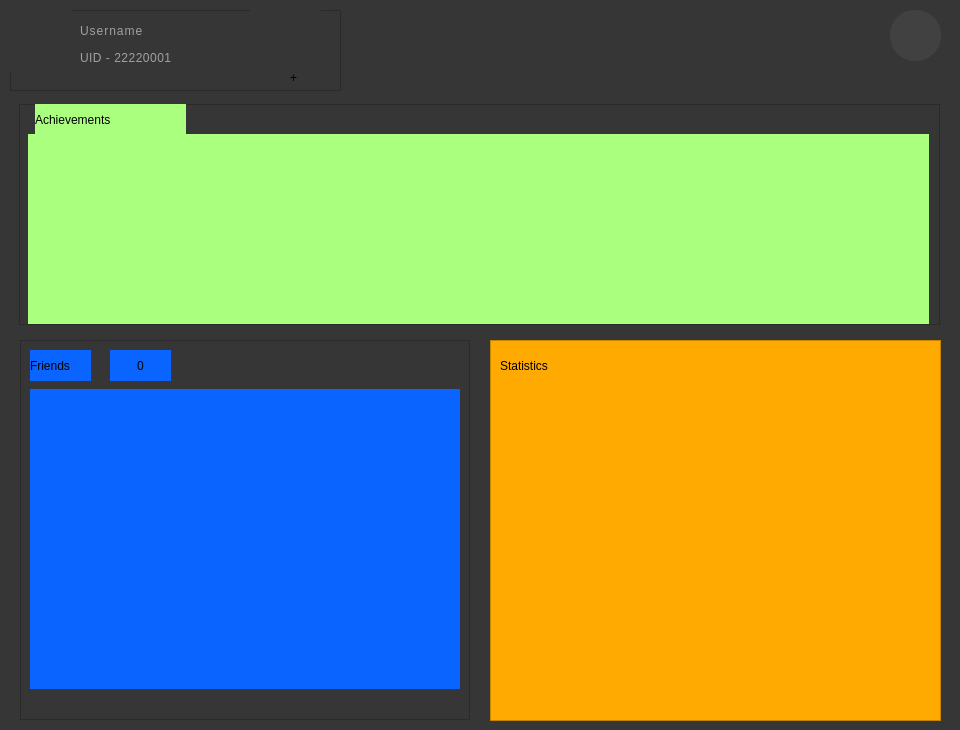
<?xml version="1.0" encoding="UTF-8"?>
<ui version="4.0">
 <class>Form</class>
 <widget class="QWidget" name="Form">
  <property name="geometry">
   <rect>
    <x>0</x>
    <y>0</y>
    <width>960</width>
    <height>730</height>
   </rect>
  </property>
  <property name="sizePolicy">
   <sizepolicy hsizetype="Fixed" vsizetype="Fixed">
    <horstretch>0</horstretch>
    <verstretch>0</verstretch>
   </sizepolicy>
  </property>
  <property name="windowTitle">
   <string>Form</string>
  </property>
  <property name="styleSheet">
   <string notr="true">background-color: rgb(54, 54, 54);
outline:none;
</string>
  </property>
  <widget class="QFrame" name="user_info_frame_container">
   <property name="geometry">
    <rect>
     <x>10</x>
     <y>10</y>
     <width>331</width>
     <height>81</height>
    </rect>
   </property>
   <property name="frameShape">
    <enum>QFrame::StyledPanel</enum>
   </property>
   <property name="frameShadow">
    <enum>QFrame::Raised</enum>
   </property>
   <widget class="QLabel" name="username_label">
    <property name="geometry">
     <rect>
      <x>70</x>
      <y>10</y>
      <width>151</width>
      <height>21</height>
     </rect>
    </property>
    <property name="styleSheet">
     <string notr="true">font: 16pt &quot;Calibri&quot;;
color: rgb(161, 161, 161);
 letter-spacing: 1px;
</string>
    </property>
    <property name="text">
     <string>Username</string>
    </property>
   </widget>
   <widget class="QLabel" name="profile_logo">
    <property name="geometry">
     <rect>
      <x>0</x>
      <y>0</y>
      <width>61</width>
      <height>61</height>
     </rect>
    </property>
    <property name="styleSheet">
     <string notr="true"/>
    </property>
    <property name="text">
     <string/>
    </property>
    <property name="pixmap">
     <pixmap>icons/user-icon.png</pixmap>
    </property>
   </widget>
   <widget class="QLabel" name="uid_label">
    <property name="geometry">
     <rect>
      <x>70</x>
      <y>40</y>
      <width>91</width>
      <height>16</height>
     </rect>
    </property>
    <property name="styleSheet">
     <string notr="true">font: 9pt &quot;Calibri&quot;;
color: rgb(161, 161, 161);
 letter-spacing: 0.5px;
</string>
    </property>
    <property name="text">
     <string>UID - 22220001</string>
    </property>
   </widget>
   <widget class="QLabel" name="coin_icon">
    <property name="geometry">
     <rect>
      <x>240</x>
      <y>0</y>
      <width>71</width>
      <height>71</height>
     </rect>
    </property>
    <property name="styleSheet">
     <string notr="true">border:10px;
</string>
    </property>
    <property name="text">
     <string/>
    </property>
    <property name="pixmap">
     <pixmap>icons/coin.png</pixmap>
    </property>
   </widget>
   <widget class="QLabel" name="plus_icon">
    <property name="geometry">
     <rect>
      <x>280</x>
      <y>60</y>
      <width>16</width>
      <height>16</height>
     </rect>
    </property>
    <property name="styleSheet">
     <string notr="true">font: 20pt &quot;Calibri&quot;;
border-radius:5px;</string>
    </property>
    <property name="text">
     <string>+</string>
    </property>
   </widget>
   <widget class="QPushButton" name="add_coins_button">
    <property name="geometry">
     <rect>
      <x>230</x>
      <y>0</y>
      <width>101</width>
      <height>81</height>
     </rect>
    </property>
    <property name="styleSheet">
     <string notr="true">border:none;
background:none;</string>
    </property>
    <property name="text">
     <string/>
    </property>
   </widget>
   <zorder>coin_icon</zorder>
   <zorder>username_label</zorder>
   <zorder>profile_logo</zorder>
   <zorder>uid_label</zorder>
   <zorder>plus_icon</zorder>
   <zorder>add_coins_button</zorder>
  </widget>
  <widget class="QFrame" name="achievements_frame_container">
   <property name="geometry">
    <rect>
     <x>19</x>
     <y>104</y>
     <width>921</width>
     <height>221</height>
    </rect>
   </property>
   <property name="minimumSize">
    <size>
     <width>810</width>
     <height>160</height>
    </size>
   </property>
   <property name="maximumSize">
    <size>
     <width>930</width>
     <height>300</height>
    </size>
   </property>
   <property name="styleSheet">
    <string notr="true">QFrame *{
	background-color: rgb(170, 255, 127);
}
QScrollArea{
border:none;
}


QScrollBar:horizontal{
	border:none;
	background:rgb(149, 221, 110);
	height:14px;
	margin:0 15px 0 15px  ;	
	border-radius:0px;
}

QScrollBar::handle:horizontal{
border:none;
height:5px;
border-radius:5px;
	background-color: rgb(136, 190, 95);
outline:none;
}

QScrollBar::handle:horizontal:hover{
	background-color:rgb(102, 143, 71);
outline:none;
}

QScrollBar::sub-line:horizontal{
	background-color: rgb(170, 255, 127);
}
QScrollBar::add-line:horizontal{
	background-color:  rgb(170, 255, 127);
}</string>
   </property>
   <property name="frameShape">
    <enum>QFrame::StyledPanel</enum>
   </property>
   <property name="frameShadow">
    <enum>QFrame::Raised</enum>
   </property>
   <widget class="QScrollArea" name="achievement_scrollArea">
    <property name="geometry">
     <rect>
      <x>9</x>
      <y>30</y>
      <width>901</width>
      <height>190</height>
     </rect>
    </property>
    <property name="minimumSize">
     <size>
      <width>790</width>
      <height>140</height>
     </size>
    </property>
    <property name="maximumSize">
     <size>
      <width>905</width>
      <height>200</height>
     </size>
    </property>
    <property name="styleSheet">
     <string notr="true">QScrollBar:horizontal{
	border:none;
	background:rgb(0, 200, 50);
}</string>
    </property>
    <property name="verticalScrollBarPolicy">
     <enum>Qt::ScrollBarAsNeeded</enum>
    </property>
    <property name="sizeAdjustPolicy">
     <enum>QAbstractScrollArea::AdjustToContents</enum>
    </property>
    <property name="widgetResizable">
     <bool>true</bool>
    </property>
    <property name="alignment">
     <set>Qt::AlignJustify|Qt::AlignTop</set>
    </property>
    <widget class="QWidget" name="scrollAreaWidgetContents_achievements">
     <property name="geometry">
      <rect>
       <x>0</x>
       <y>0</y>
       <width>20</width>
       <height>20</height>
      </rect>
     </property>
     <property name="sizePolicy">
      <sizepolicy hsizetype="Fixed" vsizetype="Fixed">
       <horstretch>0</horstretch>
       <verstretch>0</verstretch>
      </sizepolicy>
     </property>
     <property name="minimumSize">
      <size>
       <width>0</width>
       <height>0</height>
      </size>
     </property>
     <property name="maximumSize">
      <size>
       <width>16777215</width>
       <height>16777215</height>
      </size>
     </property>
     <layout class="QVBoxLayout" name="verticalLayout">
      <property name="spacing">
       <number>6</number>
      </property>
      <property name="sizeConstraint">
       <enum>QLayout::SetFixedSize</enum>
      </property>
      <item>
       <layout class="QHBoxLayout" name="achievement_frame">
        <property name="sizeConstraint">
         <enum>QLayout::SetFixedSize</enum>
        </property>
       </layout>
      </item>
     </layout>
    </widget>
   </widget>
   <widget class="QLabel" name="label">
    <property name="geometry">
     <rect>
      <x>16</x>
      <y>0</y>
      <width>151</width>
      <height>31</height>
     </rect>
    </property>
    <property name="styleSheet">
     <string notr="true">color: rgb(0, 0, 0);
font: 14pt &quot;Calibri&quot;;</string>
    </property>
    <property name="text">
     <string>Achievements</string>
    </property>
   </widget>
  </widget>
  <widget class="QFrame" name="friends_frame_container">
   <property name="geometry">
    <rect>
     <x>20</x>
     <y>340</y>
     <width>450</width>
     <height>380</height>
    </rect>
   </property>
   <property name="styleSheet">
    <string notr="true">
QFrame *{
	background-color: rgb(10, 100, 255);
}
QScrollArea{
border:none;
}


QScrollBar:vertical{
	border:none;
	background:rgb(149, 221, 110);
	width:14px;
	margin 15px 0 15px 0 ;	
	border-radius:0px;
}

QScrollBar::handle:vertical{
border:none;
width:5px;
border-radius:5px;
	background-color: rgb(136, 190, 95);
outline:none;
}

QScrollBar::handle:vertical:hover{
	background-color:rgb(102, 143, 71);
outline:none;
}

QScrollBar::sub-line:vertical{
	background-color: rgb(170, 255, 127);
}
QScrollBar::add-line:vertical{
	background-color:  rgb(170, 255, 127);
}</string>
   </property>
   <property name="frameShape">
    <enum>QFrame::StyledPanel</enum>
   </property>
   <property name="frameShadow">
    <enum>QFrame::Raised</enum>
   </property>
   <widget class="QLabel" name="label_2">
    <property name="geometry">
     <rect>
      <x>10</x>
      <y>10</y>
      <width>61</width>
      <height>31</height>
     </rect>
    </property>
    <property name="styleSheet">
     <string notr="true">color: rgb(0, 0, 0);
font: 14pt &quot;Calibri&quot;;</string>
    </property>
    <property name="text">
     <string>Friends</string>
    </property>
   </widget>
   <widget class="QLabel" name="Friends_count">
    <property name="geometry">
     <rect>
      <x>90</x>
      <y>10</y>
      <width>61</width>
      <height>31</height>
     </rect>
    </property>
    <property name="styleSheet">
     <string notr="true">color: rgb(0, 0, 0);
font: 14pt &quot;Calibri&quot;;</string>
    </property>
    <property name="text">
     <string>0</string>
    </property>
    <property name="alignment">
     <set>Qt::AlignCenter</set>
    </property>
   </widget>
   <widget class="QScrollArea" name="scrollArea">
    <property name="geometry">
     <rect>
      <x>10</x>
      <y>49</y>
      <width>430</width>
      <height>300</height>
     </rect>
    </property>
    <property name="sizePolicy">
     <sizepolicy hsizetype="Expanding" vsizetype="Expanding">
      <horstretch>0</horstretch>
      <verstretch>0</verstretch>
     </sizepolicy>
    </property>
    <property name="minimumSize">
     <size>
      <width>430</width>
      <height>300</height>
     </size>
    </property>
    <property name="maximumSize">
     <size>
      <width>450</width>
      <height>380</height>
     </size>
    </property>
    <property name="sizeAdjustPolicy">
     <enum>QAbstractScrollArea::AdjustToContents</enum>
    </property>
    <property name="widgetResizable">
     <bool>true</bool>
    </property>
    <property name="alignment">
     <set>Qt::AlignLeading|Qt::AlignLeft|Qt::AlignTop</set>
    </property>
    <widget class="QWidget" name="scrollAreaWidgetContents_friends">
     <property name="enabled">
      <bool>true</bool>
     </property>
     <property name="geometry">
      <rect>
       <x>0</x>
       <y>0</y>
       <width>20</width>
       <height>20</height>
      </rect>
     </property>
     <property name="sizePolicy">
      <sizepolicy hsizetype="Fixed" vsizetype="Fixed">
       <horstretch>0</horstretch>
       <verstretch>0</verstretch>
      </sizepolicy>
     </property>
     <property name="minimumSize">
      <size>
       <width>0</width>
       <height>0</height>
      </size>
     </property>
     <property name="maximumSize">
      <size>
       <width>16777215</width>
       <height>16777215</height>
      </size>
     </property>
     <layout class="QVBoxLayout" name="verticalLayout_4">
      <property name="sizeConstraint">
       <enum>QLayout::SetFixedSize</enum>
      </property>
      <item>
       <layout class="QVBoxLayout" name="friends_frame">
        <property name="sizeConstraint">
         <enum>QLayout::SetFixedSize</enum>
        </property>
       </layout>
      </item>
     </layout>
    </widget>
   </widget>
  </widget>
  <widget class="QFrame" name="statistics_frame_container">
   <property name="geometry">
    <rect>
     <x>490</x>
     <y>340</y>
     <width>451</width>
     <height>381</height>
    </rect>
   </property>
   <property name="styleSheet">
    <string notr="true">background-color: rgb(255, 170, 0);</string>
   </property>
   <property name="frameShape">
    <enum>QFrame::StyledPanel</enum>
   </property>
   <property name="frameShadow">
    <enum>QFrame::Raised</enum>
   </property>
   <widget class="QLabel" name="label_3">
    <property name="geometry">
     <rect>
      <x>10</x>
      <y>10</y>
      <width>81</width>
      <height>31</height>
     </rect>
    </property>
    <property name="styleSheet">
     <string notr="true">color: rgb(0, 0, 0);
font: 14pt &quot;Calibri&quot;;</string>
    </property>
    <property name="text">
     <string>Statistics</string>
    </property>
   </widget>
  </widget>
  <widget class="QPushButton" name="backbutton">
   <property name="geometry">
    <rect>
     <x>880</x>
     <y>10</y>
     <width>71</width>
     <height>51</height>
    </rect>
   </property>
   <property name="styleSheet">
    <string notr="true">border:1px;
background: transparent;</string>
   </property>
   <property name="text">
    <string/>
   </property>
  </widget>
  <widget class="QLabel" name="home_back_label">
   <property name="geometry">
    <rect>
     <x>890</x>
     <y>10</y>
     <width>51</width>
     <height>51</height>
    </rect>
   </property>
   <property name="styleSheet">
    <string notr="true">background-color: rgb(65, 65, 65);
border-radius:25px;
border:1px;

padding:3px;</string>
   </property>
   <property name="text">
    <string/>
   </property>
   <property name="textFormat">
    <enum>Qt::PlainText</enum>
   </property>
   <property name="pixmap">
    <pixmap>icons/home.png</pixmap>
   </property>
   <property name="scaledContents">
    <bool>true</bool>
   </property>
  </widget>
  <zorder>achievements_frame_container</zorder>
  <zorder>friends_frame_container</zorder>
  <zorder>statistics_frame_container</zorder>
  <zorder>user_info_frame_container</zorder>
  <zorder>home_back_label</zorder>
  <zorder>backbutton</zorder>
 </widget>
 <resources/>
 <connections/>
</ui>
